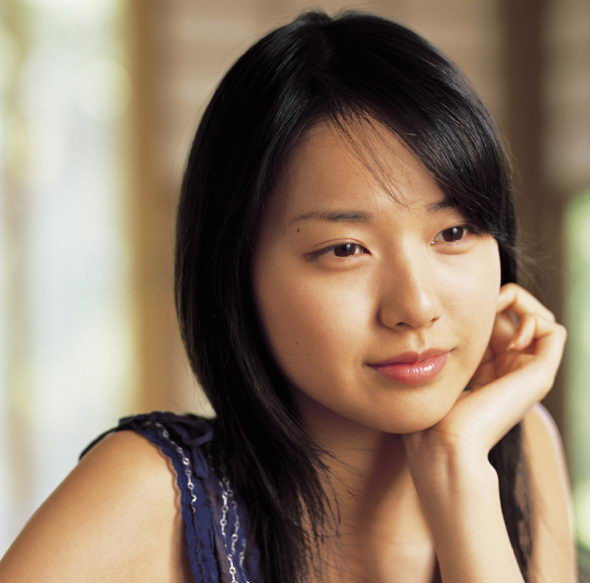
//> input picture changeBigeye/33888.jpg, 590 x 583 px
$ ./main   (built with g++ and OpenCV 4)
//> lines starting //> are read from the running program, lines starting //| are printed output that depends on the picture; after the words box and inside, x2 and y2 are one past the last pixel; in counts of white or black regions, pixels touching at a corner belong together
#include<iostream>
#include<opencv2/highgui/highgui.hpp>
#include<opencv2/imgproc/imgproc.hpp>
#include<time.h>
using namespace std;
using namespace cv;
Mat warping(Mat &src, int rMax, Point prePoint, Point endPoint);
Mat point(Mat& src, int r);
const int S = 20;//20
int main()
{
	Mat src;
	src = imread("C:\\Users\\jingzhao004214\\Desktop\\33888.jpg");
//> src is the input picture: 583 rows x 590 cols, CV_8UC3; mean B, G, R 101.7, 120.8, 141.1
	if (!src.data)
	{
		cout << "NO DATA" << endl;
		return -1;
	}
	int r = 7;//10,8,
	Mat dst = point(src, r);
	imshow("dst", dst);
	imshow("src", src);
	imwrite("points121.jpg", dst);
	waitKey(0);
	return 0;
}
Mat point(Mat& src, int r)
{
	Point beg1, end1;
	beg1.x = 331.4732, beg1.y = 246.4582;
	end1.x = 327.2930, end1.y = 235.2110;
	Mat dst1 = warping(src, r, beg1, end1);
	Point beg2, end2;
	beg2.x = 343.1383, beg2.y = 242.8155;
	end2.x = 343.1383, end2.y = 222.8155;
	Mat dst2 = warping(dst1,r, beg2, end2);
	Point beg3, end3;
	beg3.x = 357.3478, beg3.y = 243.1783;
	end3.x = 357.3478, end3.y = 231.1783;
	Mat dst3 = warping(dst2, r, beg3, end3);
	Point beg4, end4;
	beg4.x = 332.9309, beg4.y = 256.6623;
	end4.x = 331.5080, end4.y = 268.6150;
	Mat dst4 = warping(dst3,r,beg4, end4);
	Point beg5, end5;
	beg5.x = 345.3216, beg5.y = 257.0267;
	end5.x = 345.3216, end5.y = 277.0267;
	Mat dst5 = warping(dst4,r,beg5,end5);
	return dst5;
	// [6 lines of commented-out code are left out]
}

Mat warping(Mat &src, int rMax, Point prePoint, Point endPoint)
{
//> called with rMax = 7, prePoint = Point(331, 246), endPoint = Point(327, 235)
	//	cout << "起始坐标：" << prePoint << "      终止坐标： " << endPoint << endl;
	int cols = src.cols;
//> cols = 590
	int rows = src.rows;
//> rows = 583
	Mat mask = Mat(Size(cols, rows), CV_8UC1, Scalar(0, 0, 0));
	Mat result = Mat(Size(cols, rows), CV_8UC3, Scalar(0, 0, 0));
	double x = 0, y = 0;
	for (int i = prePoint.y - rMax; i < prePoint.y + rMax;++i)
	{
		uchar  *data = mask.ptr<uchar>(i);
		for (int j = prePoint.x - rMax; j < prePoint.x + rMax; ++j)
		{

			double r = sqrt((i - prePoint.y)*(i - prePoint.y) + (j - prePoint.x)*(j - prePoint.x));
			if (r <= rMax && i >= 0 && j >= 0 && i < rows && j < cols)
			{

				data[j] = 255;
				double temp1 = r*r;
				double temp2 = 1.0*(endPoint.x - prePoint.x)* (endPoint.x - prePoint.x)
					+ 1.0*(endPoint.y - prePoint.y)* (endPoint.y - prePoint.y);

				double temp = 1.0*(rMax*rMax - temp1) / (rMax*rMax - temp1 + (100.0 / S)*temp2);

				x = j - (endPoint.x - prePoint.x)*temp*temp;
				y = i - (endPoint.y - prePoint.y)*temp*temp;

				int x1 = (int)x;
				int y1 = (int)y;
				int x2 = x1 + 1;
				int y2 = y1 + 1;

				Vec3b src1 = src.at<Vec3b>(y1, x1);
				Vec3b src2 = src.at<Vec3b>(y1, x2);
				Vec3b src3 = src.at<Vec3b>(y2, x1);
				Vec3b src4 = src.at<Vec3b>(y2, x2);

				Vec3d up, down;
				up[0] = (double)(src1[0] * (x - x1) + src2[0] * (x2 - x));
				up[1] = (double)(src1[1] * (x - x1) + src2[1] * (x2 - x));
				up[2] = (double)(src1[2] * (x - x1) + src2[2] * (x2 - x));


				down[0] = (double)(src3[0] * (x - x1) + src4[0] * (x2 - x));
				down[1] = (double)(src3[1] * (x - x1) + src4[1] * (x2 - x));
				down[2] = (double)(src3[2] * (x - x1) + src4[2] * (x2 - x));


				result.at<Vec3b>(i, j)[0] = (cvRound)(up[0] * (y - y1) + down[0] * (y2 - y));
				result.at<Vec3b>(i, j)[1] = (cvRound)(up[1] * (y - y1) + down[1] * (y2 - y));
				result.at<Vec3b>(i, j)[2] = (cvRound)(up[2] * (y - y1) + down[2] * (y2 - y));

				//cout << "(" << j << "," << i << ")   " << "(" << x << "," << y << ")   "<<endl;
			}
		}
	}
//> this loop made 14 passes
//> x on passes 1 to 12: 331, 334, 335, 336, 337, 337, 337, 337, 337, 337, 337, 336
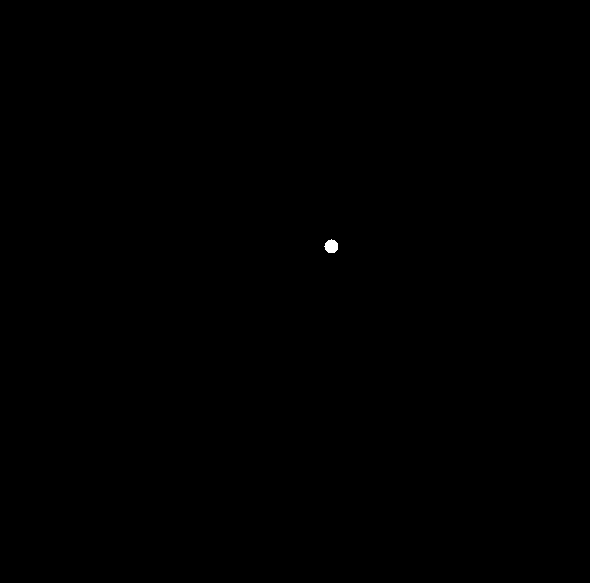
//> mask: 583 rows x 590 cols, CV_8UC1; 0.04% white; 1 white region, box (x1, y1, x2, y2) and area: (324, 239, 338, 253) 147
//> after the loop, x = 334; y = 252

	for (int i = 0; i < rows;++i)
	{
		uchar * maskData = mask.ptr<uchar>(i);
		Vec3b * srcData = src.ptr<Vec3b>(i);
		Vec3b * dstData = result.ptr<Vec3b>(i);
		for (int j = 0; j < cols;++j)
		{
			if (maskData[j] == 255)
				continue;
			dstData[j] = srcData[j];
		}
	}
//> the loop in warping (call 2), `for (int i = prePoint.y - rMax; i < prePoint.y + rMax;++i)` made 14 passes
//> x on passes 1 to 12: 343, 346, 347, 348, 349, 349, 349, 349, 349, 349, 349, 348
//> after the loop in warping (call 2), `for (int i = prePoint.y - rMax; i < prePoint.y + rMax;++i)`: mask: 583 rows x 590 cols, CV_8UC1; 0.04% white; 1 white region, box (x1, y1, x2, y2) and area: (336, 235, 350, 249) 147
//> after the loop in warping (call 3), `for (int i = prePoint.y - rMax; i < prePoint.y + rMax;++i)`: mask: 583 rows x 590 cols, CV_8UC1; 0.04% white; 1 white region, box (x1, y1, x2, y2) and area: (350, 236, 364, 250) 147
//> after the loop in warping (call 4), `for (int i = prePoint.y - rMax; i < prePoint.y + rMax;++i)`: mask: 583 rows x 590 cols, CV_8UC1; 0.04% white; 1 white region, box (x1, y1, x2, y2) and area: (325, 249, 339, 263) 147
//> after the loop in warping (call 5), `for (int i = prePoint.y - rMax; i < prePoint.y + rMax;++i)`: mask: 583 rows x 590 cols, CV_8UC1; 0.04% white; 1 white region, box (x1, y1, x2, y2) and area: (338, 250, 352, 264) 147
	return result;

}
